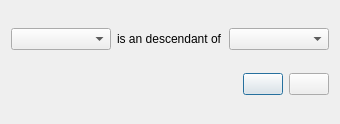
<?xml version="1.0" encoding="UTF-8"?>
<ui version="4.0">
 <class>ancestorDialog</class>
 <widget class="QDialog" name="ancestorDialog">
  <property name="geometry">
   <rect>
    <x>0</x>
    <y>0</y>
    <width>340</width>
    <height>124</height>
   </rect>
  </property>
  <property name="windowTitle">
   <string>Dialog</string>
  </property>
  <layout class="QHBoxLayout" name="horizontalLayout_3">
   <item>
    <layout class="QVBoxLayout" name="verticalLayout">
     <item>
      <layout class="QHBoxLayout" name="horizontalLayout">
       <item>
        <widget class="QComboBox" name="comboBox_descendant">
         <property name="sizeAdjustPolicy">
          <enum>QComboBox::AdjustToContents</enum>
         </property>
        </widget>
       </item>
       <item>
        <widget class="QLabel" name="label_descendant">
         <property name="text">
          <string>is an descendant of</string>
         </property>
        </widget>
       </item>
       <item>
        <widget class="QComboBox" name="comboBox_ancestor">
         <property name="sizeAdjustPolicy">
          <enum>QComboBox::AdjustToContents</enum>
         </property>
        </widget>
       </item>
      </layout>
     </item>
     <item>
      <layout class="QHBoxLayout" name="horizontalLayout_2">
       <item>
        <spacer name="horizontalSpacer_3">
         <property name="orientation">
          <enum>Qt::Horizontal</enum>
         </property>
         <property name="sizeHint" stdset="0">
          <size>
           <width>40</width>
           <height>20</height>
          </size>
         </property>
        </spacer>
       </item>
       <item>
        <widget class="QPushButton" name="pushButton_apply">
         <property name="toolTip">
          <string>Save changes</string>
         </property>
         <property name="text">
          <string/>
         </property>
         <property name="icon">
          <iconset resource="../resources.qrc">
           <normaloff>:/images/filesave.svg</normaloff>:/images/filesave.svg</iconset>
         </property>
        </widget>
       </item>
       <item>
        <widget class="QPushButton" name="pushButton_close">
         <property name="toolTip">
          <string>Discard and close</string>
         </property>
         <property name="text">
          <string/>
         </property>
         <property name="icon">
          <iconset resource="../resources.qrc">
           <normaloff>:/images/cancel.svg</normaloff>:/images/cancel.svg</iconset>
         </property>
        </widget>
       </item>
      </layout>
     </item>
    </layout>
   </item>
  </layout>
 </widget>
 <resources>
  <include location="../resources.qrc"/>
 </resources>
 <connections/>
</ui>
